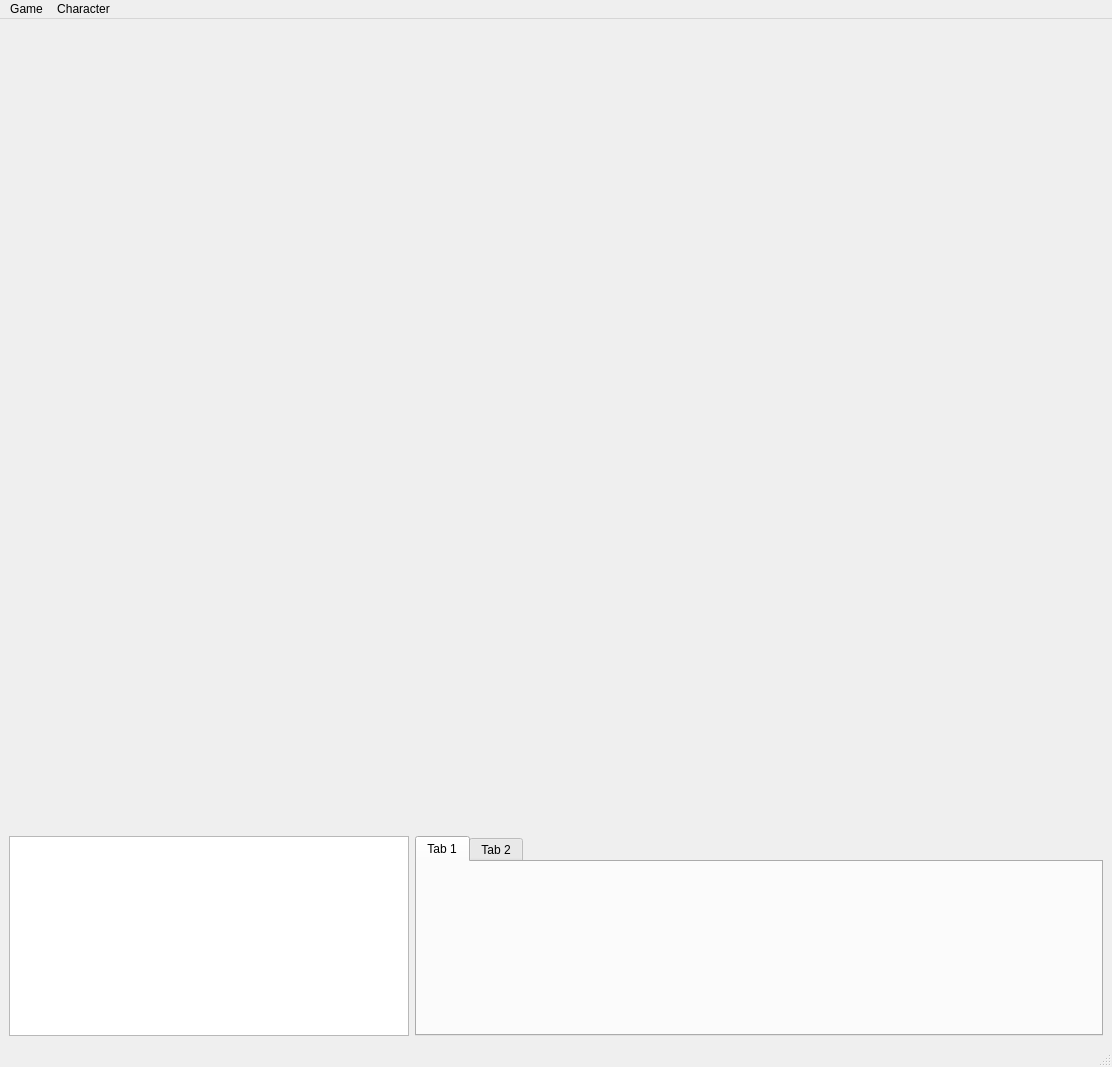
<?xml version="1.0" encoding="UTF-8"?>
<ui version="4.0">
 <class>SimulatorWindow</class>
 <widget class="QMainWindow" name="SimulatorWindow">
  <property name="geometry">
   <rect>
    <x>0</x>
    <y>0</y>
    <width>1112</width>
    <height>1067</height>
   </rect>
  </property>
  <property name="windowTitle">
   <string>MainWindow</string>
  </property>
  <widget class="QWidget" name="centralwidget">
   <layout class="QVBoxLayout" name="verticalLayout">
    <item>
     <widget class="QWidget" name="m_map" native="true">
      <property name="minimumSize">
       <size>
        <width>600</width>
        <height>600</height>
       </size>
      </property>
      <property name="maximumSize">
       <size>
        <width>1920</width>
        <height>1200</height>
       </size>
      </property>
      <zorder>horizontalLayoutWidget</zorder>
     </widget>
    </item>
    <item>
     <layout class="QHBoxLayout" name="horizontalLayout">
      <item>
       <widget class="QTextEdit" name="m_log_txt">
        <property name="minimumSize">
         <size>
          <width>400</width>
          <height>200</height>
         </size>
        </property>
        <property name="maximumSize">
         <size>
          <width>400</width>
          <height>200</height>
         </size>
        </property>
       </widget>
      </item>
      <item>
       <widget class="QTabWidget" name="tabWidget">
        <property name="minimumSize">
         <size>
          <width>0</width>
          <height>200</height>
         </size>
        </property>
        <property name="maximumSize">
         <size>
          <width>16777215</width>
          <height>200</height>
         </size>
        </property>
        <property name="currentIndex">
         <number>0</number>
        </property>
        <widget class="QWidget" name="tab">
         <attribute name="title">
          <string>Tab 1</string>
         </attribute>
        </widget>
        <widget class="QWidget" name="tab_2">
         <attribute name="title">
          <string>Tab 2</string>
         </attribute>
        </widget>
       </widget>
      </item>
     </layout>
    </item>
   </layout>
  </widget>
  <widget class="QMenuBar" name="menubar">
   <property name="geometry">
    <rect>
     <x>0</x>
     <y>0</y>
     <width>1112</width>
     <height>21</height>
    </rect>
   </property>
   <widget class="QMenu" name="menuGame">
    <property name="title">
     <string>Game</string>
    </property>
    <addaction name="actionNew"/>
    <addaction name="actionSave"/>
    <addaction name="actionLoad"/>
    <addaction name="separator"/>
    <addaction name="actionQuit"/>
   </widget>
   <widget class="QMenu" name="menuCharacter">
    <property name="title">
     <string>Character</string>
    </property>
   </widget>
   <addaction name="menuGame"/>
   <addaction name="menuCharacter"/>
  </widget>
  <widget class="QStatusBar" name="statusbar"/>
  <action name="actionNew">
   <property name="text">
    <string>New</string>
   </property>
  </action>
  <action name="actionSave">
   <property name="text">
    <string>Save</string>
   </property>
  </action>
  <action name="actionLoad">
   <property name="text">
    <string>Load</string>
   </property>
  </action>
  <action name="actionQuit">
   <property name="text">
    <string>Quit</string>
   </property>
  </action>
 </widget>
 <resources/>
 <connections>
  <connection>
   <sender>actionNew</sender>
   <signal>triggered()</signal>
   <receiver>SimulatorWindow</receiver>
   <slot>startNewGame()</slot>
   <hints>
    <hint type="sourcelabel">
     <x>-1</x>
     <y>-1</y>
    </hint>
    <hint type="destinationlabel">
     <x>399</x>
     <y>299</y>
    </hint>
   </hints>
  </connection>
  <connection>
   <sender>actionQuit</sender>
   <signal>triggered()</signal>
   <receiver>SimulatorWindow</receiver>
   <slot>close()</slot>
   <hints>
    <hint type="sourcelabel">
     <x>-1</x>
     <y>-1</y>
    </hint>
    <hint type="destinationlabel">
     <x>399</x>
     <y>299</y>
    </hint>
   </hints>
  </connection>
 </connections>
 <slots>
  <slot>startNewGame()</slot>
 </slots>
</ui>
